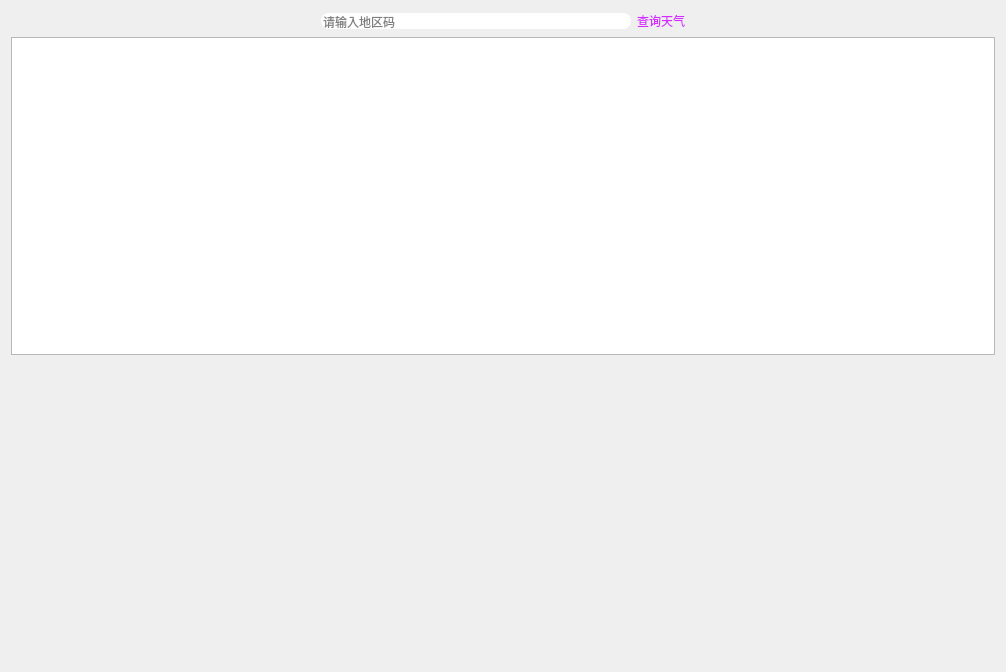
<?xml version="1.0" encoding="UTF-8"?>
<ui version="4.0">
 <class>weather</class>
 <widget class="QWidget" name="weather">
  <property name="geometry">
   <rect>
    <x>0</x>
    <y>0</y>
    <width>1006</width>
    <height>672</height>
   </rect>
  </property>
  <property name="windowTitle">
   <string>Form</string>
  </property>
  <layout class="QVBoxLayout" name="verticalLayout">
   <item>
    <layout class="QHBoxLayout" name="horizontalLayout">
     <item>
      <spacer name="horizontalSpacer">
       <property name="orientation">
        <enum>Qt::Horizontal</enum>
       </property>
       <property name="sizeHint" stdset="0">
        <size>
         <width>40</width>
         <height>20</height>
        </size>
       </property>
      </spacer>
     </item>
     <item>
      <widget class="QLineEdit" name="lineEdit">
       <property name="styleSheet">
        <string notr="true">border-radius: 8px;</string>
       </property>
       <property name="placeholderText">
        <string>请输入地区码</string>
       </property>
      </widget>
     </item>
     <item>
      <widget class="QPushButton" name="pushButton">
       <property name="styleSheet">
        <string notr="true">border-radius: 8px;
color: rgb(213, 43, 255);</string>
       </property>
       <property name="text">
        <string>查询天气</string>
       </property>
      </widget>
     </item>
     <item>
      <spacer name="horizontalSpacer_2">
       <property name="orientation">
        <enum>Qt::Horizontal</enum>
       </property>
       <property name="sizeHint" stdset="0">
        <size>
         <width>40</width>
         <height>20</height>
        </size>
       </property>
      </spacer>
     </item>
    </layout>
   </item>
   <item>
    <widget class="QTableView" name="tableView">
     <property name="maximumSize">
      <size>
       <width>16777215</width>
       <height>16777215</height>
      </size>
     </property>
    </widget>
   </item>
   <item>
    <widget class="QChartView" name="widget" native="true">
     <property name="minimumSize">
      <size>
       <width>0</width>
       <height>300</height>
      </size>
     </property>
    </widget>
   </item>
  </layout>
 </widget>
 <customwidgets>
  <customwidget>
   <class>QChartView</class>
   <extends>QWidget</extends>
   <header location="global">qchartview.h</header>
   <container>1</container>
  </customwidget>
 </customwidgets>
 <resources/>
 <connections/>
</ui>
